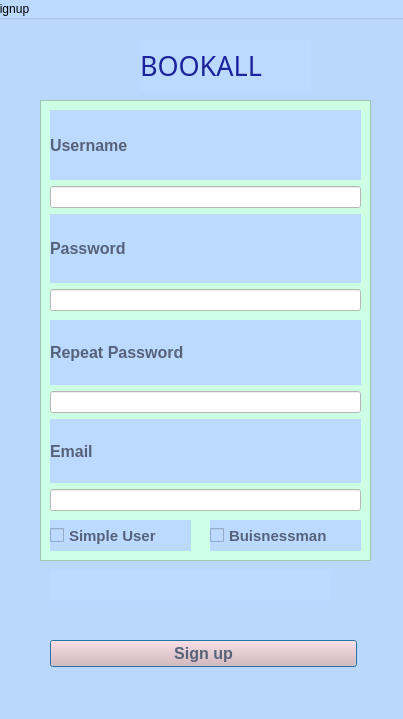
<?xml version="1.0" encoding="UTF-8"?>
<ui version="4.0">
 <class>Dialog</class>
 <widget class="QDialog" name="Dialog">
  <property name="geometry">
   <rect>
    <x>0</x>
    <y>0</y>
    <width>403</width>
    <height>719</height>
   </rect>
  </property>
  <property name="windowTitle">
   <string>Dialog</string>
  </property>
  <widget class="QGroupBox" name="groupBox">
   <property name="geometry">
    <rect>
     <x>-10</x>
     <y>0</y>
     <width>421</width>
     <height>721</height>
    </rect>
   </property>
   <property name="styleSheet">
    <string notr="true">background-color: rgb(188, 218, 255);</string>
   </property>
   <property name="title">
    <string>Signup</string>
   </property>
   <widget class="QLabel" name="BOOKALL_2">
    <property name="geometry">
     <rect>
      <x>150</x>
      <y>40</y>
      <width>171</width>
      <height>51</height>
     </rect>
    </property>
    <property name="font">
     <font>
      <family>Forte</family>
      <pointsize>20</pointsize>
      <weight>50</weight>
      <bold>false</bold>
     </font>
    </property>
    <property name="styleSheet">
     <string notr="true">background-color: rgb(188, 218, 255);
color: rgb(27, 36, 156);

</string>
    </property>
    <property name="text">
     <string>BOOKALL</string>
    </property>
   </widget>
   <widget class="QFrame" name="frame">
    <property name="geometry">
     <rect>
      <x>50</x>
      <y>100</y>
      <width>331</width>
      <height>461</height>
     </rect>
    </property>
    <property name="styleSheet">
     <string notr="true">background-color: rgb(205, 255, 228);</string>
    </property>
    <property name="frameShape">
     <enum>QFrame::StyledPanel</enum>
    </property>
    <property name="frameShadow">
     <enum>QFrame::Raised</enum>
    </property>
    <widget class="QWidget" name="layoutWidget">
     <property name="geometry">
      <rect>
       <x>10</x>
       <y>10</y>
       <width>311</width>
       <height>201</height>
      </rect>
     </property>
     <layout class="QVBoxLayout" name="verticalLayout_5">
      <item>
       <layout class="QVBoxLayout" name="verticalLayout">
        <item>
         <widget class="QLabel" name="labelUsername">
          <property name="font">
           <font>
            <pointsize>12</pointsize>
            <weight>75</weight>
            <bold>true</bold>
           </font>
          </property>
          <property name="styleSheet">
           <string notr="true">color: rgb(86, 98, 122);
background-color: rgb(188, 218, 255);</string>
          </property>
          <property name="text">
           <string>Username</string>
          </property>
         </widget>
        </item>
       </layout>
      </item>
      <item>
       <widget class="QLineEdit" name="username">
        <property name="styleSheet">
         <string notr="true">background-color: rgb(255, 255, 255);</string>
        </property>
       </widget>
      </item>
      <item>
       <widget class="QLabel" name="label_password">
        <property name="font">
         <font>
          <pointsize>12</pointsize>
          <weight>75</weight>
          <bold>true</bold>
         </font>
        </property>
        <property name="styleSheet">
         <string notr="true">color: rgb(86, 98, 122);
background-color: rgb(188, 218, 255);</string>
        </property>
        <property name="text">
         <string>Password</string>
        </property>
       </widget>
      </item>
      <item>
       <widget class="QLineEdit" name="password">
        <property name="styleSheet">
         <string notr="true">background-color: rgb(255, 255, 255);</string>
        </property>
       </widget>
      </item>
     </layout>
    </widget>
    <widget class="QWidget" name="layoutWidget">
     <property name="geometry">
      <rect>
       <x>10</x>
       <y>220</y>
       <width>311</width>
       <height>191</height>
      </rect>
     </property>
     <layout class="QVBoxLayout" name="verticalLayout_4">
      <item>
       <layout class="QVBoxLayout" name="verticalLayout_2">
        <item>
         <widget class="QLabel" name="label_repeatpassword">
          <property name="font">
           <font>
            <pointsize>12</pointsize>
            <weight>75</weight>
            <bold>true</bold>
           </font>
          </property>
          <property name="styleSheet">
           <string notr="true">color: rgb(86, 98, 122);
background-color: rgb(188, 218, 255);</string>
          </property>
          <property name="text">
           <string>Repeat Password</string>
          </property>
         </widget>
        </item>
        <item>
         <widget class="QLineEdit" name="repeatpassword">
          <property name="styleSheet">
           <string notr="true">background-color: rgb(255, 255, 255);</string>
          </property>
         </widget>
        </item>
        <item>
         <widget class="QLabel" name="label_email">
          <property name="font">
           <font>
            <pointsize>12</pointsize>
            <weight>75</weight>
            <bold>true</bold>
           </font>
          </property>
          <property name="styleSheet">
           <string notr="true">color: rgb(86, 98, 122);
background-color: rgb(188, 218, 255);</string>
          </property>
          <property name="text">
           <string>Email</string>
          </property>
         </widget>
        </item>
        <item>
         <widget class="QLineEdit" name="email">
          <property name="styleSheet">
           <string notr="true">background-color: rgb(255, 255, 255);</string>
          </property>
         </widget>
        </item>
       </layout>
      </item>
     </layout>
    </widget>
    <widget class="QCheckBox" name="checkBox">
     <property name="geometry">
      <rect>
       <x>10</x>
       <y>420</y>
       <width>141</width>
       <height>31</height>
      </rect>
     </property>
     <property name="font">
      <font>
       <pointsize>11</pointsize>
       <weight>75</weight>
       <bold>true</bold>
      </font>
     </property>
     <property name="styleSheet">
      <string notr="true">color: rgb(86, 98, 122);
background-color: rgb(188, 218, 255);</string>
     </property>
     <property name="text">
      <string>Simple User</string>
     </property>
    </widget>
    <widget class="QCheckBox" name="checkBox2">
     <property name="geometry">
      <rect>
       <x>170</x>
       <y>420</y>
       <width>151</width>
       <height>31</height>
      </rect>
     </property>
     <property name="font">
      <font>
       <pointsize>11</pointsize>
       <weight>75</weight>
       <bold>true</bold>
      </font>
     </property>
     <property name="styleSheet">
      <string notr="true">color: rgb(86, 98, 122);
background-color: rgb(188, 218, 255);</string>
     </property>
     <property name="text">
      <string>Buisnessman</string>
     </property>
    </widget>
   </widget>
   <widget class="QPushButton" name="signupbutton">
    <property name="geometry">
     <rect>
      <x>60</x>
      <y>640</y>
      <width>307</width>
      <height>27</height>
     </rect>
    </property>
    <property name="font">
     <font>
      <pointsize>12</pointsize>
      <weight>75</weight>
      <bold>true</bold>
     </font>
    </property>
    <property name="styleSheet">
     <string notr="true">color: rgb(86, 98, 122);
background-color: rgb(227, 180, 180);</string>
    </property>
    <property name="text">
     <string>Sign up</string>
    </property>
   </widget>
   <widget class="QLabel" name="diffpasswords">
    <property name="geometry">
     <rect>
      <x>60</x>
      <y>570</y>
      <width>281</width>
      <height>31</height>
     </rect>
    </property>
    <property name="font">
     <font>
      <pointsize>9</pointsize>
     </font>
    </property>
    <property name="styleSheet">
     <string notr="true">color: rgb(150, 0, 0);</string>
    </property>
    <property name="text">
     <string/>
    </property>
   </widget>
   <zorder>frame</zorder>
   <zorder>BOOKALL_2</zorder>
   <zorder>signupbutton</zorder>
   <zorder>diffpasswords</zorder>
  </widget>
 </widget>
 <resources/>
 <connections/>
</ui>
